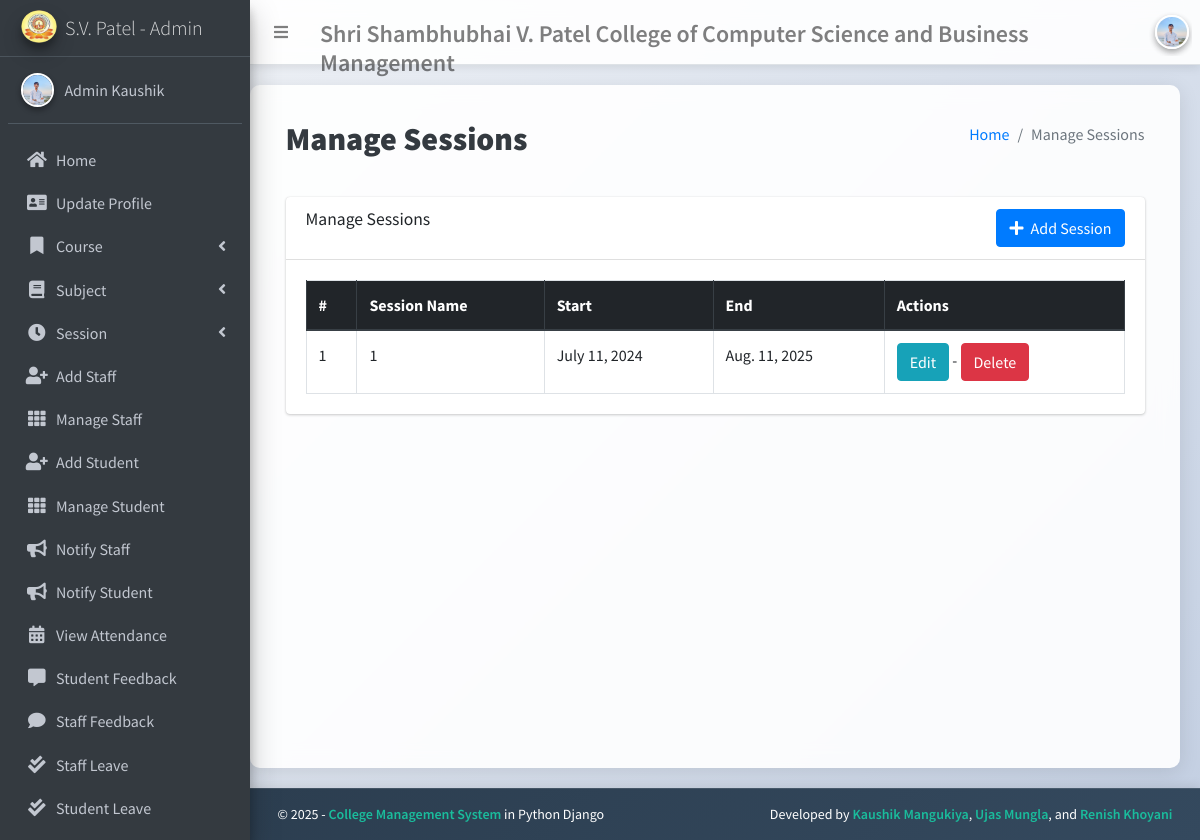
The app's page /session/manage/ (signed in), older data.
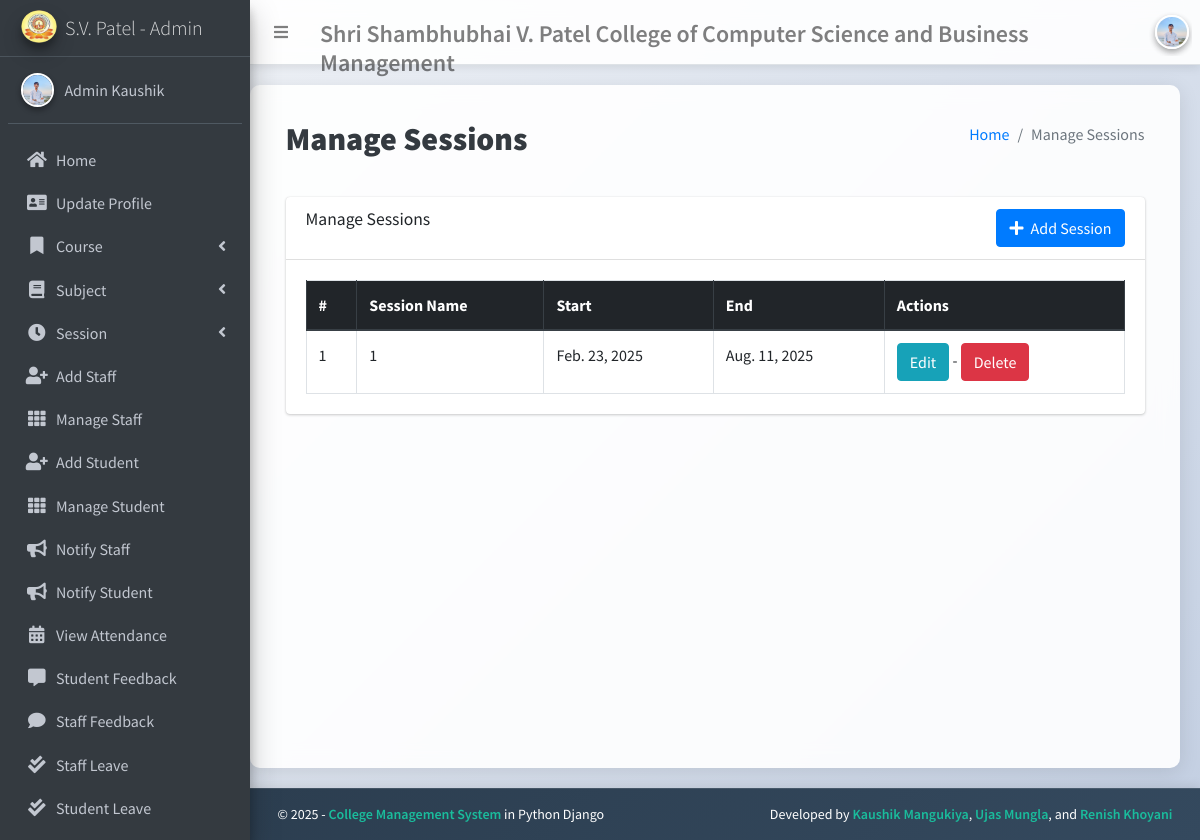
The same page, newer data.
### main_app/models.py (models this page shows, shortened)
class Session(models.Model):
    name = models.CharField(max_length=120)
    start_year = models.DateField()
    end_year = models.DateField()

### main_app/hod_views.py (the view)
# urls.py: path("session/manage/", hod_views.manage_session, name='manage_session'),
def manage_session(request):
    if not check_user_authentication(request):
        return redirect('/login')
    sessions = Session.objects.all()
    context = {'sessions': sessions, 'page_title': 'Manage Sessions'}
    return render(request, "hod_template/manage_session.html", context)

### main_app/hod_views.py (called while the page is built)
def check_user_authentication(request):
    if not request.user.is_authenticated:
        messages.error(request, "You must be logged in to access this page.")
        return False
    return True

### main_app/templates/hod_template/manage_session.html
{% extends 'main_app/base.html' %}
{% load static %}
{% block page_title %}{{page_title}}{% endblock page_title %}
{% block content %}
<section class="content">
    <div class="container-fluid">
        <div class="row">
            <div class="col-md-12">
                <div class="card">
                    <div class="card-header">
                        <div class="d-flex justify-content-between">
                            <h5 class="card-title">{{page_title}}</h5>
                            <div>
                                <a href="{% url 'add_session' %}" class="btn btn-primary">
                                    <i class="fas fa-plus mr-1"></i> Add Session
                                </a>
                            </div>
                        </div>
                    </div>
                    <div class="card-body">
                        <table id="example2" class="table table-bordered table-hover">
                            <thead class="thead-dark">
                                <tr>
                                    <th>#</th>
                                    <th>Session Name</th>
                                    <th>Start</th>
                                    <th>End</th>
                                    <th>Actions</th>
                                </tr>
                            </thead>
                            <tbody>
                                {% for session in sessions %}
                                <tr>
                                    <td>{{ forloop.counter }}</td>
                                    <td>{{session.name}}</td>
                                    <td>{{session.start_year}}</td>
                                    <td>{{session.end_year}}</td>
                                    <td><a href="{% url 'edit_session' session.id %}" class="btn btn-info">Edit</a> - <a href="{% url 'delete_session' session.id %}" onclick="return confirm('Are you sure you want to delete this ?')" class="btn btn-danger">Delete</a> </td>
                                </tr>
                                {% endfor %}
                            </tbody>
                        </table>
                    </div>
                </div>
            </div>
        </div>
    </div>
</section>
{% endblock content %}

Row changes from the older to the newer data that the page shows:
changed Session id 1: start_year "July 11, 2024" → "Feb. 23, 2025"
